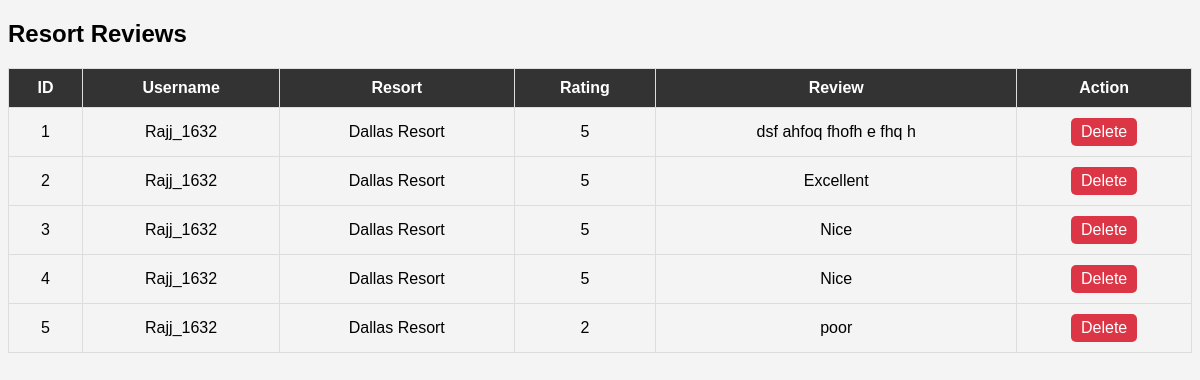
Screenshot of /admin/resort_review.php (signed in) with the database file from the repository.
### tables this page shows
CREATE TABLE `resort_reviews` (
  `id` int(11) NOT NULL,
  `user_id` int(11) DEFAULT NULL,
  `property_id` int(11) DEFAULT NULL,
  `rating` float DEFAULT NULL CHECK (`rating` between 1 and 5),
  `review` text DEFAULT NULL,
  `created_at` timestamp NOT NULL DEFAULT current_timestamp()
);

CREATE TABLE `user` (
  `user_id` int(11) NOT NULL,
  `username` varchar(20) NOT NULL,
  `fname` varchar(100) NOT NULL,
  `lname` varchar(100) NOT NULL,
  `email` varchar(255) NOT NULL,
  `phno` varchar(20) DEFAULT NULL,
  `address` varchar(255) DEFAULT NULL,
  `dob` date DEFAULT NULL,
  `password` varchar(500) NOT NULL,
  `reset_token` varchar(255) DEFAULT NULL,
  `reset_expiry` datetime DEFAULT NULL
);

CREATE TABLE `resorts1` (
  `id` int(11) NOT NULL,
  `name` varchar(255) NOT NULL,
  `location` varchar(255) NOT NULL,
  `price` decimal(10,2) NOT NULL,
  `description` text DEFAULT NULL,
  `features` text NOT NULL,
  `facilities` text NOT NULL,
  `guest_capacity` varchar(50) NOT NULL,
  `area` varchar(50) NOT NULL,
  `image_url` varchar(255) DEFAULT NULL,
  `iframe` varchar(2000) NOT NULL
);

### admin/resort_review.php (the view, shortened to what this page needs)
<?php
include 'db_connect.php';
$result = mysqli_query($conn, "
     SELECT rr.id, u.username, r.name AS resort_name, rr.rating, rr.review
     FROM resort_reviews rr
     JOIN user u ON rr.user_id = u.user_id
     JOIN resorts1 r ON rr.property_id = r.id
");
?>
<!DOCTYPE html>
<html lang="en">
<head>
    <link rel="stylesheet" href="review.css">
</head>
<body>
    <h2>Resort Reviews</h2>
    <table border="1">
        <tr>
            <th>ID</th>
            <th>Username</th>
            <th>Resort</th>
            <th>Rating</th>
            <th>Review</th>
            <th>Action</th>
        </tr>
        <?php while ($row = mysqli_fetch_assoc($result)) { ?>
            <tr>
                <td><?= htmlspecialchars($row['id']) ?></td>
                <td><?= htmlspecialchars($row['username']) ?></td>
                <td><?= htmlspecialchars($row['resort_name']) ?></td>
                <td><?= htmlspecialchars($row['rating']) ?></td>
                <td><?= htmlspecialchars($row['review']) ?></td>
                <td><a class="delete-btn" href="resort_review.php?delete=<?= $row['id'] ?>">Delete</a></td>
            </tr>
        <?php } ?>
    </table>
</body>
</html>

### admin/review.css (style rules this page uses)
body { font-family: Arial, sans-serif; background-color: #f4f4f4; }
table { width: 100%; border-collapse: collapse; margin-top: 20px; }
th, td { border: 1px solid #ddd; padding: 10px; text-align: center; }
th { background-color: #333; color: white; }
a { display: inline-block; text-decoration: none; padding: 5px 10px; border-radius: 5px; color: white; }
.delete-btn { background-color: #dc3545; }

### rows the page displays
resort_reviews: id "1", user.username "Rajj_1632", property.name "Dallas Resort", rating "5", review "dsf ahfoq fhofh e fhq h"
resort_reviews: id "2", user.username "Rajj_1632", property.name "Dallas Resort", rating "5", review "Excellent"
resort_reviews: id "3", user.username "Rajj_1632", property.name "Dallas Resort", rating "5", review "Nice"
resort_reviews: id "4", user.username "Rajj_1632", property.name "Dallas Resort", rating "5", review "Nice"
resort_reviews: id "5", user.username "Rajj_1632", property.name "Dallas Resort", rating "2", review "poor"
